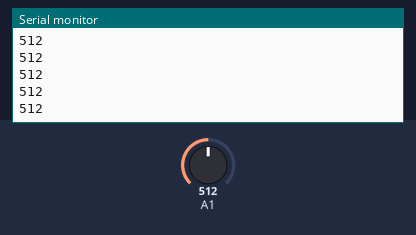
Simulated run of this sketch. Board: Arduino Uno, built with avr-gcc and run on an emulated ATmega328P. Parts: the last lines printed to the serial monitor. Inputs (shaded band) come from the test bench; at power-on: A1 = 512.

Above: at 1.2 s.
1.3 s: A1 set to 716
At 1.31 s:
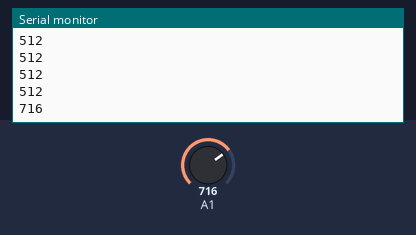
2.8 s: A1 set to 900
At 2.81 s:
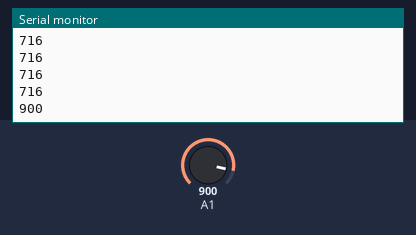
Timing chart, 0 to 5.8 s (numbered marks = the images above; inputs shaded):
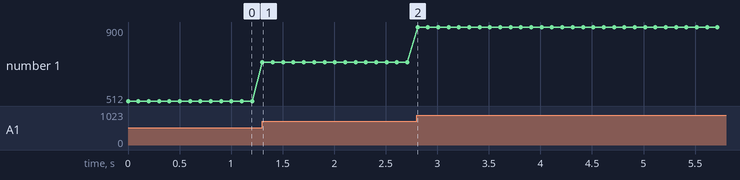

The sketch:

analog.ino
```cpp
// Week9 : 아날로그 입력값 읽어오기
// 100ms마다 A1 핀의 값을 읽어서 시리얼 모니터에 출력

void setup() {
    pinMode(A1, INPUT);        // A1 핀을 입력 모드로 설정
    Serial.begin(9600);        // 시리얼 통신 속도를 9600bps로 설정
}

void loop() {
    int a = analogRead(A1);    // A1 핀의 아날로그 값을 읽어서 변수 a에 저장
    Serial.println(a);         // 변수 a의 값을 시리얼 모니터에 출력
    delay(100);                // 100ms 대기
}
```

Measured:
- after the input at 1.3 s, the serial monitor: prints a new line at once (image 1)
- after the input at 2.8 s, the serial monitor: prints a new line at once (image 2)
- plotted number 1: 512 → 716 after the input at 1.3 s, 716 → 900 after the input at 2.8 s
